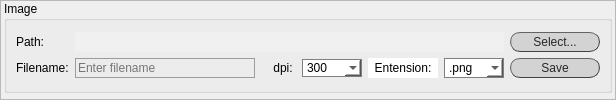
                <widget class="QFrame" name="save_image">
                 <property name="frameShape">
                  <enum>QFrame::StyledPanel</enum>
                 </property>
                 <property name="frameShadow">
                  <enum>QFrame::Raised</enum>
                 </property>
                 <layout class="QVBoxLayout" name="verticalLayout_14">
                  <property name="leftMargin">
                   <number>3</number>
                  </property>
                  <property name="topMargin">
                   <number>0</number>
                  </property>
                  <property name="rightMargin">
                   <number>3</number>
                  </property>
                  <property name="bottomMargin">
                   <number>6</number>
                  </property>
                  <item>
                   <widget class="QGroupBox" name="groupBox_4">
                    <property name="title">
                     <string>Image</string>
                    </property>
                    <layout class="QVBoxLayout" name="verticalLayout_15">
                     <item>
                      <layout class="QGridLayout" name="gridLayout_7">
                       <item row="0" column="2">
                        <widget class="QPushButton" name="select_avehm_path">
                         <property name="minimumSize">
                          <size>
                           <width>90</width>
                           <height>20</height>
                          </size>
                         </property>
                         <property name="maximumSize">
                          <size>
                           <width>90</width>
                           <height>20</height>
                          </size>
                         </property>
                         <property name="autoFillBackground">
                          <bool>false</bool>
                         </property>
                         <property name="styleSheet">
                          <string notr="true">QPushButton{border-radius:10px;
border-width: 1px;
border-style: outset;
border-color: rgb(66, 66, 66);
background-color: rgb(211, 211, 211);
color: rgb(39, 39, 39);
font: 10pt &quot;Calibri Light&quot;;}

QPushButton:hover{
background-color: rgba(167, 0, 125, 200);
border-color: #672146;
color: rgb(234, 234, 234);
}

QPushButton:disabled{
background-color: rgb(232, 232, 232);
border-color: rgb(158, 158, 158);
color: rgb(125, 125, 125);
}

QPushButton:checked{
background-color: rgb(107, 0, 80);
border-color: rgb(76, 0, 57);
color: rgb(234, 234, 234);
}</string>
                         </property>
                         <property name="text">
                          <string>Select...</string>
                         </property>
                         <property name="checkable">
                          <bool>true</bool>
                         </property>
                        </widget>
                       </item>
                       <item row="1" column="1">
                        <layout class="QHBoxLayout" name="horizontalLayout_14">
                         <item>
                          <widget class="QLineEdit" name="ave_hm_filename">
                           <property name="enabled">
                            <bool>true</bool>
                           </property>
                           <property name="minimumSize">
                            <size>
                             <width>180</width>
                             <height>20</height>
                            </size>
                           </property>
                           <property name="maximumSize">
                            <size>
                             <width>16777215</width>
                             <height>20</height>
                            </size>
                           </property>
                           <property name="focusPolicy">
                            <enum>Qt::StrongFocus</enum>
                           </property>
                           <property name="layoutDirection">
                            <enum>Qt::RightToLeft</enum>
                           </property>
                           <property name="styleSheet">
                            <string notr="true">QLineEdit {background-color: rgba(0,0,0,0);
border: 1px solid rgb(156, 156, 156);
font: 25 10pt &quot;Calibri Light&quot;;
font-family: &quot;Calibri Light&quot;;
}
QLineEdit:focus { border: 1px solid #eb6fbd;}
					</string>
                           </property>
                           <property name="maxLength">
                            <number>100</number>
                           </property>
                           <property name="frame">
                            <bool>true</bool>
                           </property>
                           <property name="placeholderText">
                            <string>Enter filename</string>
                           </property>
                          </widget>
                         </item>
                         <item>
                          <widget class="QLabel" name="label_46">
                           <property name="minimumSize">
                            <size>
                             <width>35</width>
                             <height>0</height>
                            </size>
                           </property>
                           <property name="maximumSize">
                            <size>
                             <width>40</width>
                             <height>16777215</height>
                            </size>
                           </property>
                           <property name="styleSheet">
                            <string notr="true">font: 25 10pt &quot;Calibri Light&quot;;</string>
                           </property>
                           <property name="text">
                            <string>dpi: </string>
                           </property>
                           <property name="alignment">
                            <set>Qt::AlignRight|Qt::AlignTrailing|Qt::AlignVCenter</set>
                           </property>
                          </widget>
                         </item>
                         <item>
                          <widget class="QComboBox" name="combo_dpi">
                           <property name="minimumSize">
                            <size>
                             <width>60</width>
                             <height>0</height>
                            </size>
                           </property>
                           <property name="maximumSize">
                            <size>
                             <width>60</width>
                             <height>16777215</height>
                            </size>
                           </property>
                           <property name="sizeIncrement">
                            <size>
                             <width>0</width>
                             <height>0</height>
                            </size>
                           </property>
                           <property name="styleSheet">
                            <string notr="true">QComboBox {
    border: 1px solid gray;
	font: 25 10pt &quot;Calibri Light&quot;;
}

QComboBox:editable {
    background: white;
}

QComboBox:!editable, QComboBox::drop-down:editable {
     background: rgb(255, 255, 255);
}

/* QComboBox gets the &quot;on&quot; state when the popup is open */
QComboBox:!editable:on, QComboBox::drop-down:editable:on {
    background:rgba(170, 0, 127, 100);
}

QComboBox QAbstractItemView {
    border: 1px solid darkgray;
    selection-background-color:  rgba(162, 0, 122,180);
	font: 25 10pt &quot;Calibri Light&quot;;
}
</string>
                           </property>
                           <property name="currentText">
                            <string>300</string>
                           </property>
                           <property name="currentIndex">
                            <number>0</number>
                           </property>
                           <property name="maxVisibleItems">
                            <number>13</number>
                           </property>
                           <item>
                            <property name="text">
                             <string>300</string>
                            </property>
                           </item>
                           <item>
                            <property name="text">
                             <string>150</string>
                            </property>
                           </item>
                           <item>
                            <property name="text">
                             <string>72</string>
                            </property>
                           </item>
                          </widget>
                         </item>
                         <item>
                          <widget class="QLabel" name="lab_no_ch_47">
                           <property name="minimumSize">
                            <size>
                             <width>70</width>
                             <height>20</height>
                            </size>
                           </property>
                           <property name="maximumSize">
                            <size>
                             <width>70</width>
                             <height>20</height>
                            </size>
                           </property>
                           <property name="styleSheet">
                            <string notr="true">font: 25 10pt &quot;Calibri Light&quot;;
background-color: rgb(255, 255, 255);</string>
                           </property>
                           <property name="text">
                            <string>Entension:</string>
                           </property>
                           <property name="alignment">
                            <set>Qt::AlignCenter</set>
                           </property>
                          </widget>
                         </item>
                         <item>
                          <widget class="QComboBox" name="cB_avehm_extension">
                           <property name="enabled">
                            <bool>true</bool>
                           </property>
                           <property name="sizePolicy">
                            <sizepolicy hsizetype="Fixed" vsizetype="Fixed">
                             <horstretch>0</horstretch>
                             <verstretch>0</verstretch>
                            </sizepolicy>
                           </property>
                           <property name="minimumSize">
                            <size>
                             <width>60</width>
                             <height>20</height>
                            </size>
                           </property>
                           <property name="maximumSize">
                            <size>
                             <width>60</width>
                             <height>20</height>
                            </size>
                           </property>
                           <property name="styleSheet">
                            <string notr="true">QComboBox {
    border: 1px solid gray;
	font: 25 10pt &quot;Calibri Light&quot;;
}

QComboBox:editable {
    background: white;
}

QComboBox:!editable, QComboBox::drop-down:editable {
     background: rgb(255, 255, 255);
}

/* QComboBox gets the &quot;on&quot; state when the popup is open */
QComboBox:!editable:on, QComboBox::drop-down:editable:on {
    background:rgba(170, 0, 127, 100);
}

QComboBox QAbstractItemView {
    border: 1px solid darkgray;
    selection-background-color:  rgba(162, 0, 122,180);
	font: 25 10pt &quot;Calibri Light&quot;;
}
</string>
                           </property>
                           <item>
                            <property name="text">
                             <string>.png</string>
                            </property>
                           </item>
                           <item>
                            <property name="text">
                             <string>.tiff</string>
                            </property>
                           </item>
                           <item>
                            <property name="text">
                             <string>.svg</string>
                            </property>
                           </item>
                          </widget>
                         </item>
                        </layout>
                       </item>
                       <item row="1" column="2">
                        <widget class="QPushButton" name="btn_save_avehm">
                         <property name="minimumSize">
                          <size>
                           <width>90</width>
                           <height>20</height>
                          </size>
                         </property>
                         <property name="maximumSize">
                          <size>
                           <width>90</width>
                           <height>20</height>
                          </size>
                         </property>
                         <property name="autoFillBackground">
                          <bool>false</bool>
                         </property>
                         <property name="styleSheet">
                          <string notr="true">QPushButton{border-radius:10px;
border-width: 1px;
border-style: outset;
border-color: rgb(66, 66, 66);
background-color: rgb(211, 211, 211);
color: rgb(39, 39, 39);
font: 10pt &quot;Calibri Light&quot;;}

QPushButton:hover{
background-color: rgba(167, 0, 125, 200);
border-color: #672146;
color: rgb(234, 234, 234);
}

QPushButton:disabled{
background-color: rgb(232, 232, 232);
border-color: rgb(158, 158, 158);
color: rgb(125, 125, 125);
}

</string>
                         </property>
                         <property name="text">
                          <string>Save</string>
                         </property>
                         <property name="checkable">
                          <bool>true</bool>
                         </property>
                        </widget>
                       </item>
                       <item row="1" column="0">
                        <widget class="QLabel" name="label_43">
                         <property name="maximumSize">
                          <size>
                           <width>180</width>
                           <height>16777215</height>
                          </size>
                         </property>
                         <property name="styleSheet">
                          <string notr="true">font: 25 10pt &quot;Calibri Light&quot;;</string>
                         </property>
                         <property name="text">
                          <string>Filename:</string>
                         </property>
                        </widget>
                       </item>
                       <item row="0" column="0">
                        <widget class="QLabel" name="label_44">
                         <property name="maximumSize">
                          <size>
                           <width>180</width>
                           <height>16777215</height>
                          </size>
                         </property>
                         <property name="styleSheet">
                          <string notr="true">font: 25 10pt &quot;Calibri Light&quot;;</string>
                         </property>
                         <property name="text">
                          <string>Path:</string>
                         </property>
                        </widget>
                       </item>
                       <item row="0" column="1">
                        <widget class="QLabel" name="lineEdit_avehm_dir">
                         <property name="minimumSize">
                          <size>
                           <width>0</width>
                           <height>20</height>
                          </size>
                         </property>
                         <property name="maximumSize">
                          <size>
                           <width>16777215</width>
                           <height>20</height>
                          </size>
                         </property>
                         <property name="styleSheet">
                          <string notr="true">font: 25 9pt &quot;Calibri Light&quot;;
background-color: rgb(240, 240, 240);
color: rgb(100, 100, 100);</string>
                         </property>
                         <property name="text">
                          <string/>
                         </property>
                         <property name="indent">
                          <number>2</number>
                         </property>
                        </widget>
                       </item>
                      </layout>
                     </item>
                    </layout>
                   </widget>
                  </item>
                 </layout>
                </widget>
